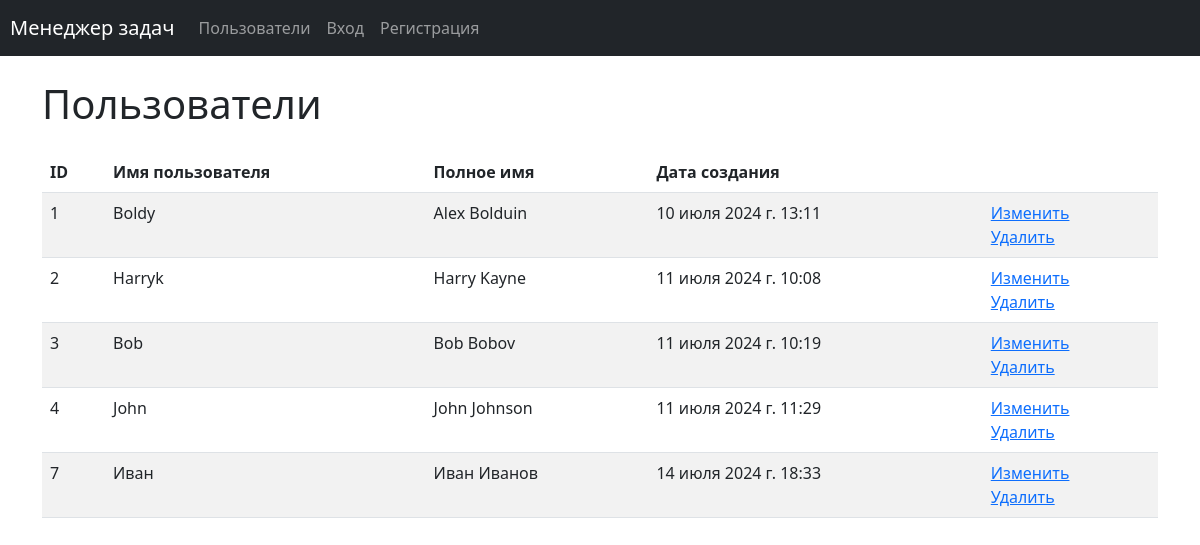
/users/, run on the app's committed database.
### task_manager/users/models.py (models this page shows, shortened)
class User(AbstractUser):
    groups = models.ManyToManyField(Group, related_name='auth_user_groups')
    user_permissions = models.ManyToManyField(
        Permission,
        related_name='auth_user_permissions',
    )
    first_name = models.CharField(max_length=150)
    last_name = models.CharField(max_length=150)

### task_manager/users/views.py (the view)
# urls.py: path('', UsersListView.as_view(), name='users'),
class UsersListView(ListView):
    template_name = 'users/index.html'
    model = User
    context_object_name = 'users'

### task_manager/templates/users/index.html (shortened to what this page needs)
{% extends "base.html" %}
{% load i18n %}
{% load django_bootstrap5 %}
{% block content %}
<div class="container wrapper flex-grow-1">
    <h1 class="my-4">
Пользователи
    </h1>
<table class="table table-striped">
<thead>
  <tr>
    <th>ID</th>
    <th>{% trans 'Username' %}</th>
    <th>{% trans 'Full name' %}</th>
    <th>{% trans 'Creation date' %}</th>
    <th></th>
  </tr>
</thead>
<tbody>
  {% if users %}
  {% for user in users %}
    <tr>
      <td>{{ user.id }}</td>
      <td>{{ user.username }}</td>
      <td>{{ user.get_full_name }}</td>
      <td>{{ user.date_joined }}</td>
      <td>
        <a href="{% url 'user_update' user.id %}">{% trans "Update" %}</a>
        <br>
        <a href="{% url 'user_delete' user.id %}">{% trans "Delete" %}</a>
      </td>
    </tr>
  {% endfor %}
  {% endif %}
</tbody>
</table>
</div>
{% endblock content %}

### data on the page
User: id "1", username "Boldy", get_full_name "Alex Bolduin", date_joined "10 июля 2024 г. 13:11"
User: id "2", username "Harryk", get_full_name "Harry Kayne", date_joined "11 июля 2024 г. 10:08"
User: id "3", username "Bob", get_full_name "Bob Bobov", date_joined "11 июля 2024 г. 10:19"
User: id "4", username "John", get_full_name "John Johnson", date_joined "11 июля 2024 г. 11:29"
User: id "7", username "Иван", get_full_name "Иван Иванов", date_joined "14 июля 2024 г. 18:33"
